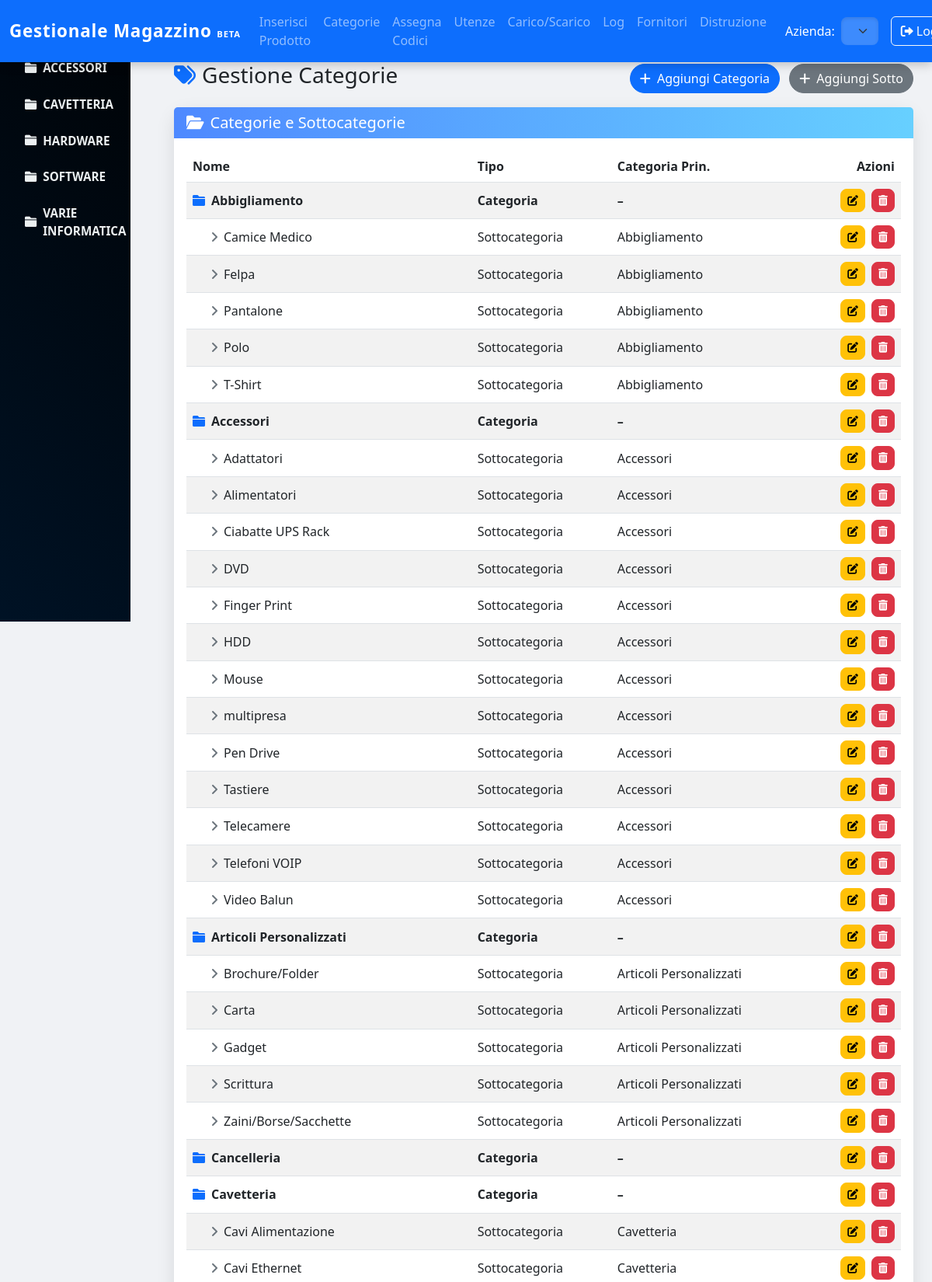
The app's page /pages/categories.php (signed in, upper part) with its own data.
### tables this page shows
CREATE TABLE IF NOT EXISTS `users` (
  `id` int(11) NOT NULL AUTO_INCREMENT,
  `username` varchar(50) NOT NULL,
  `password` varchar(255) NOT NULL,
  `role` enum('admin','editor','read') NOT NULL DEFAULT 'read',
  `created_at` timestamp NULL DEFAULT current_timestamp(),
  PRIMARY KEY (`id`),
  UNIQUE KEY `username` (`username`)
);

CREATE TABLE IF NOT EXISTS `categories` (
  `id` int(11) NOT NULL AUTO_INCREMENT,
  `name` varchar(100) NOT NULL,
  PRIMARY KEY (`id`)
);

CREATE TABLE IF NOT EXISTS `subcategories` (
  `id` int(11) NOT NULL AUTO_INCREMENT,
  `name` varchar(100) NOT NULL,
  `category_id` int(11) NOT NULL,
  PRIMARY KEY (`id`),
  KEY `category_id` (`category_id`),
  CONSTRAINT `subcategories_ibfk_1` FOREIGN KEY (`category_id`) REFERENCES `categories` (`id`) ON DELETE CASCADE
);

### pages/categories.php (shortened to what this page needs)
<?php
$db = connectDB();
$categories    = $db->query("SELECT * FROM categories ORDER BY name")->fetchAll(PDO::FETCH_ASSOC);
$subcategories = $db->query("SELECT * FROM subcategories ORDER BY name")->fetchAll(PDO::FETCH_ASSOC);
$categoryTree = [];
foreach ($categories as $c) {
    $categoryTree[$c['id']] = ['details'=>$c,'subcategories'=>[]];
}
foreach ($subcategories as $s) {
    if (isset($categoryTree[$s['category_id']])) {
        $categoryTree[$s['category_id']]['subcategories'][] = $s;
    }
}
?>
<!DOCTYPE html>
<html lang="it">
<head>
  <link href="https://cdn.jsdelivr.net/npm/bootstrap@5.3.0/dist/css/bootstrap.min.css" rel="stylesheet">
  <link href="https://cdnjs.cloudflare.com/ajax/libs/animate.css/4.1.1/animate.min.css" rel="stylesheet">
  <link href="https://cdnjs.cloudflare.com/ajax/libs/font-awesome/6.0.0-beta3/css/all.min.css" rel="stylesheet">
</head>
<body>
  <?php include '../templates/header.php'; ?>
  <div class="container-fluid">
    <div class="row">
      <?php include '../templates/sidebar.php'; ?>
      <main class="col-12 col-lg-10 ms-auto px-4">
        <div class="page-header">
          <h1><i class="fas fa-tags me-2 text-primary"></i>Gestione Categorie</h1>
          <div>
            <button class="btn btn-primary rounded-pill me-2" data-bs-toggle="modal" data-bs-target="#addCategoryModal">
              <i class="fas fa-plus me-1"></i> Aggiungi Categoria
            </button>
            <button class="btn btn-secondary rounded-pill" data-bs-toggle="modal" data-bs-target="#addSubcategoryModal">
              <i class="fas fa-plus me-1"></i> Aggiungi Sotto
            </button>
          </div>
        </div>
        <div class="card card-category mb-5">
          <div class="card-header">
            <h5 class="mb-0"><i class="fas fa-folder-open me-2"></i>Categorie e Sottocategorie</h5>
          </div>
          <div class="card-body">
            <div class="table-responsive">
              <table class="table table-striped table-category align-middle mb-0">
                <thead>
                  <tr>
                    <th>Nome</th>
                    <th>Tipo</th>
                    <th>Categoria Prin.</th>
                    <th class="text-end">Azioni</th>
                  </tr>
                </thead>
                <tbody>
                  <?php foreach ($categoryTree as $cat): ?>
                    <tr class="category-row">
                      <td><i class="fas fa-folder text-primary me-2"></i><?= htmlspecialchars($cat['details']['name']) ?></td>
                      <td>Categoria</td>
                      <td>–</td>
                      <td class="text-end">
                        <button class="btn btn-warning btn-sm me-1" data-bs-toggle="modal" data-bs-target="#editCategoryModal-<?= $cat['details']['id'] ?>">
                          <i class="fas fa-edit"></i>
                        </button>
                        <button class="btn btn-danger btn-sm" data-bs-toggle="modal" data-bs-target="#deleteCategoryModal-<?= $cat['details']['id'] ?>">
                          <i class="fas fa-trash-alt"></i>
                        </button>
                      </td>
                    </tr>
                    <?php foreach ($cat['subcategories'] as $sub): ?>
                      <tr class="subcategory-row">
                        <td><i class="fas fa-angle-right text-secondary me-2"></i><?= htmlspecialchars($sub['name']) ?></td>
                        <td>Sottocategoria</td>
                        <td><?= htmlspecialchars($cat['details']['name']) ?></td>
                        <td class="text-end">
                          <button class="btn btn-warning btn-sm me-1" data-bs-toggle="modal" data-bs-target="#editSubcategoryModal-<?= $sub['id'] ?>">
                            <i class="fas fa-edit"></i>
                          </button>
                          <button class="btn btn-danger btn-sm" data-bs-toggle="modal" data-bs-target="#deleteSubcategoryModal-<?= $sub['id'] ?>">
                            <i class="fas fa-trash-alt"></i>
                          </button>
                        </td>
                      </tr>
                    <?php endforeach; ?>
                  <?php endforeach; ?>
                </tbody>
              </table>
            </div>
          </div>
        </div>
      </main>
    </div>
  </div>
  <?php include '../templates/footer.php'; ?>
</body>
</html>

### templates/header.php (shortened to what this page needs)
<?php
$db = connectDB();
$stmt = $db->prepare("SELECT role FROM users WHERE id = ?");
$stmt->execute([$_SESSION['user_id']]);
$user = $stmt->fetch(PDO::FETCH_ASSOC);
$user_role = $user['role'] ?? '';
$userId = $_SESSION['user_id'];
$stmt = $db->prepare("
    SELECT c.id, c.name
    FROM companies c
    INNER JOIN user_companies uc ON c.id = uc.company_id
    WHERE uc.user_id = ?
    ORDER BY c.name
");
$stmt->execute([$userId]);
$userCompanies = $stmt->fetchAll(PDO::FETCH_ASSOC);
if ($_SERVER['REQUEST_METHOD'] === 'GET' && isset($_GET['company_id'])) {
    $selected_company_id = $_GET['company_id'];
    $_SESSION['selected_company_id'] = $selected_company_id;
} elseif (isset($_SESSION['selected_company_id'])) {
    $selected_company_id = $_SESSION['selected_company_id'];
} else {
    $selected_company_id = 'all';
}
$navbar_class = 'bg-primary';
switch ($selected_company_id) {
    default:  $navbar_class = 'bg-primary'; break;
}
?>
<nav class="navbar navbar-expand-lg navbar-dark <?= $navbar_class ?> navbar-custom fixed-top">
  <div class="container-fluid">
    <a class="navbar-brand text-white" href="../pages/dashboard.php">
      Gestionale Magazzino <small class="fw-bold" style="font-size: 0.5em;">BETA</small>
    </a>
    <div class="collapse navbar-collapse" id="navbarNav">
      <ul class="navbar-nav ms-auto mb-2 mb-lg-0">
        <?php if (in_array($user_role, ['admin','editor'])): ?>
          <li class="nav-item">
            <a class="nav-link" href="../pages/products.php">Inserisci Prodotto</a>
          </li>
          <li class="nav-item">
            <a class="nav-link" href="../pages/categories.php">Categorie</a>
          </li>
          <li class="nav-item">
            <a class="nav-link" href="#" data-bs-toggle="modal"
               data-bs-target="#assignBarcodeModal">Assegna Codici</a>
          </li>
        <?php endif; ?>
        <?php if ($user_role === 'admin'): ?>
          <li class="nav-item"><a class="nav-link" href="../pages/gestione_utenze.php">Utenze</a></li>
        <?php endif; ?>
        <?php if (in_array($user_role, ['admin','editor'])): ?>
          <li class="nav-item"><a class="nav-link" href="../pages/carico_scarico.php">Carico/Scarico</a></li>
        <?php endif; ?>
        <?php if ($user_role === 'admin'): ?>
          <li class="nav-item"><a class="nav-link" href="../pages/logs.php">Log</a></li>
        <?php endif; ?>
        <?php if (in_array($user_role, ['admin','editor'])): ?>
          <li class="nav-item"><a class="nav-link" href="#"
              data-bs-toggle="modal" data-bs-target="#insertSupplierModal">Fornitori</a></li>
          <li class="nav-item"><a class="nav-link" href="../pages/trash.php">Distruzione</a></li>
        <?php endif; ?>
      </ul>
      <?php if ($user_role === 'admin' || $user_role === 'editor' ||
               ($user_role === 'read' && count($userCompanies) > 1)): ?>
      <form method="GET" action="../pages/dashboard.php"
            class="d-flex align-items-center ms-lg-3">
        <label for="company_select" class="me-2 text-white">Azienda:</label>
        <select name="company_id" id="company_select"
                class="form-select select-company"
                onchange="this.form.submit()">
          <?php if ($user_role === 'admin'): ?>
            <option value="all" <?= $selected_company_id==='all'?'selected':''; ?>>Generale</option>
          <?php endif; ?>
        </select>
      </form>
      <?php endif; ?>
      <a class="btn btn-outline-light ms-lg-3 d-flex align-items-center"
         href="../logout.php" data-bs-toggle="tooltip"
         title="Esci dalla tua sessione">
        <i class="fas fa-sign-out-alt me-1"></i>Logout
      </a>
    </div>
  </div>
</nav>

### templates/sidebar.php (shortened to what this page needs)
<?php
$db = connectDB();
$categories = $db->query("SELECT id, name FROM categories ORDER BY name")->fetchAll(PDO::FETCH_ASSOC);
$subs = $db->query("SELECT id, name, category_id FROM subcategories ORDER BY name")->fetchAll(PDO::FETCH_ASSOC);
$rawTree = [];
foreach ($subs as $s) {
    $rawTree[$s['category_id']][] = $s;
}
$checkStmt = $db->prepare("SELECT COUNT(*) FROM products WHERE subcategory_id = ?");
$subcategoryTree = [];
foreach ($rawTree as $catId => $list) {
    foreach ($list as $sub) {
        $checkStmt->execute([ $sub['id'] ]);
        if ($checkStmt->fetchColumn() > 0) {
            $subcategoryTree[$catId][] = $sub;
        }
    }
}
$filteredCategories = array_filter($categories, function($cat) use ($subcategoryTree) {
    return !empty($subcategoryTree[$cat['id']]);
});
$activeCat = null;
?>
<nav id="sidebarMenu" class="sidebar-clean d-none d-lg-block">
  <ul>
    <?php foreach ($filteredCategories as $cat):
      $catId       = (int)$cat['id'];
      $hasSubs     = !empty($subcategoryTree[$catId]);
      $isOpen      = ($activeCat === $catId);
      $activeClass = $isOpen ? 'active' : '';
    ?>
      <li class="nav-item">
        <?php if ($hasSubs): ?>
          <a
            class="nav-link category-link <?= $activeClass ?>"
            data-bs-toggle="collapse"
            href="#cat-<?= $catId ?>"
            aria-expanded="<?= $isOpen ? 'true' : 'false' ?>"
          >
            <i class="fas fa-folder me-2"></i>
            <?= htmlspecialchars($cat['name']) ?>
          </a>
        <?php endif;  ?>
      </li>
    <?php endforeach; ?>
  </ul>
</nav>

### pages/categories.php (style rules this page uses)
body { background: #f0f2f5; }
main { padding-top: 3.5rem; }
.page-header { margin: 1.5rem 0 1rem; display: flex; justify-content: space-between; align-items: center; animation: fadeInDown 0.6s; }
.page-header h1 { font-size: 1.75rem; }
.card-category { border: none; border-radius: 1rem; box-shadow: 0 8px 24px rgba(0,0,0,0.1); animation: fadeInUp 0.6s; }
.card-category .card-header { background: linear-gradient(90deg,#4e89ff,#67d0ff); color: #fff; border-bottom: none; font-weight: 500; }
.table-category thead { background: linear-gradient(90deg,#4e89ff,#67d0ff); color: #fff; }
.category-row { background-color: #e8f0fe; font-weight: 600; }
.subcategory-row { background-color: #f9fbfd; font-weight: 400; }
.subcategory-row td:first-child { padding-left: 2rem !important; }
.btn-sm { padding: .25rem .5rem; font-size: .85rem; border-radius: .5rem; }

### templates/header.php (style rules this page uses)
.navbar-custom { box-shadow: 0 4px 12px rgba(0,0,0,0.2); backdrop-filter: saturate(180%) blur(10px); }
.navbar-custom .navbar-brand { font-family: 'Segoe UI', sans-serif; font-size: 1.4rem; font-weight: 700; letter-spacing: .05rem; transition: transform .3s; }
.navbar-custom .nav-link { position: relative; padding: .5rem 1rem; transition: color .3s; overflow: hidden; }
.navbar-custom .nav-link::after { content: ''; position: absolute; bottom: 0; left: 50%; width: 0; height: 2px; background: rgba(255,255,255,0.9); transition: width .3s, left .3s; }
.navbar-custom .form-select { border-radius: .5rem; background-color: rgba(255,255,255,0.2) !important; color: #fff; border: none; box-shadow: inset 0 2px 4px rgba(0,0,0,0.1); transition: background-color .3s; }
.navbar-custom .btn-outline-light { transition: background-color .3s, color .3s; }

### templates/sidebar.php (style rules this page uses)
.sidebar-clean { position: fixed; top: 0; left: 0; height: 100vh; width: 14%; background: linear-gradient(45deg, #001f3f, #000000); background-size: 200% 200%; animation: gradientBG 15s ease infinite; color: #ecf0f1; padding-top: 4rem; overflow-y: auto; }
.sidebar-clean ul { margin: 0; padding: 0; list-style: none; }
.sidebar-clean .nav-item { width: 100%; }
.sidebar-clean .nav-link { display: flex; align-items: center; padding: .75rem 1.25rem; color: #ecf0f1; text-decoration: none; transition: background .2s, color .2s; }
.sidebar-clean .category-link { font-size: 0.95rem; font-weight: 550; text-transform: uppercase; }
.sidebar-clean i { margin-right: .75rem; width: 1rem; text-align: center; }
.sidebar-clean { scrollbar-width: thin; scrollbar-color: #001f3f #000000; }

### records on screen
users: company_id "Generale"
categories: name "ACCESSORI", name "Accessori"
categories: name "CAVETTERIA", name "Cavetteria"
categories: name "HARDWARE"
categories: name "SOFTWARE"
categories: name "VARIE INFORMATICA"
categories: name "Abbigliamento"
subcategories: name "Camice Medico", category.name "Abbigliamento"
subcategories: name "Felpa", category.name "Abbigliamento"
subcategories: name "Pantalone", category.name "Abbigliamento"
subcategories: name "Polo", category.name "Abbigliamento"
subcategories: name "T-Shirt", category.name "Abbigliamento"
subcategories: name "Adattatori", category.name "Accessori"
subcategories: name "Alimentatori", category.name "Accessori"
subcategories: name "Ciabatte UPS Rack", category.name "Accessori"
subcategories: name "DVD", category.name "Accessori"
subcategories: name "Finger Print", category.name "Accessori"
subcategories: name "HDD", category.name "Accessori"
subcategories: name "Mouse", category.name "Accessori"
subcategories: name "multipresa", category.name "Accessori"
subcategories: name "Pen Drive", category.name "Accessori"
subcategories: name "Tastiere", category.name "Accessori"
subcategories: name "Telecamere", category.name "Accessori"
subcategories: name "Telefoni VOIP", category.name "Accessori"
subcategories: name "Video Balun", category.name "Accessori"
categories: name "Articoli Personalizzati"
subcategories: name "Brochure/Folder", category.name "Articoli Personalizzati"
subcategories: name "Carta", category.name "Articoli Personalizzati"
subcategories: name "Gadget", category.name "Articoli Personalizzati"
subcategories: name "Scrittura", category.name "Articoli Personalizzati"
subcategories: name "Zaini/Borse/Sacchette", category.name "Articoli Personalizzati"
categories: name "Cancelleria"
subcategories: name "Cavi Alimentazione", category.name "Cavetteria"
subcategories: name "Cavi Ethernet", category.name "Cavetteria"
